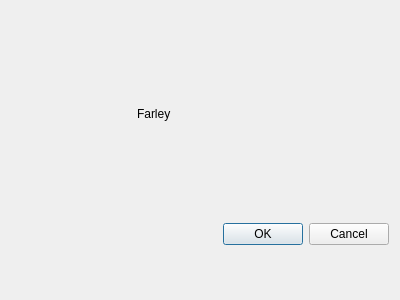
<?xml version="1.0" encoding="UTF-8"?>
<ui version="4.0">
 <class>UserPage</class>
 <widget class="QDialog" name="UserPage">
  <property name="geometry">
   <rect>
    <x>0</x>
    <y>0</y>
    <width>400</width>
    <height>300</height>
   </rect>
  </property>
  <property name="windowTitle">
   <string>Dialog</string>
  </property>
  <layout class="QGridLayout" name="gridLayout">
   <item row="2" column="3">
    <widget class="QDialogButtonBox" name="buttonBox">
     <property name="orientation">
      <enum>Qt::Horizontal</enum>
     </property>
     <property name="standardButtons">
      <set>QDialogButtonBox::Cancel|QDialogButtonBox::Ok</set>
     </property>
    </widget>
   </item>
   <item row="1" column="2">
    <widget class="QLabel" name="label">
     <property name="minimumSize">
      <size>
       <width>120</width>
       <height>120</height>
      </size>
     </property>
     <property name="maximumSize">
      <size>
       <width>60</width>
       <height>60</height>
      </size>
     </property>
     <property name="styleSheet">
      <string notr="true">image: url(:/icon/farley.jpg);</string>
     </property>
     <property name="text">
      <string/>
     </property>
    </widget>
   </item>
   <item row="1" column="3">
    <widget class="QLabel" name="label_2">
     <property name="minimumSize">
      <size>
       <width>0</width>
       <height>60</height>
      </size>
     </property>
     <property name="maximumSize">
      <size>
       <width>16777215</width>
       <height>60</height>
      </size>
     </property>
     <property name="text">
      <string>Farley</string>
     </property>
    </widget>
   </item>
  </layout>
 </widget>
 <resources/>
 <connections>
  <connection>
   <sender>buttonBox</sender>
   <signal>accepted()</signal>
   <receiver>UserPage</receiver>
   <slot>accept()</slot>
   <hints>
    <hint type="sourcelabel">
     <x>248</x>
     <y>254</y>
    </hint>
    <hint type="destinationlabel">
     <x>157</x>
     <y>274</y>
    </hint>
   </hints>
  </connection>
  <connection>
   <sender>buttonBox</sender>
   <signal>rejected()</signal>
   <receiver>UserPage</receiver>
   <slot>reject()</slot>
   <hints>
    <hint type="sourcelabel">
     <x>316</x>
     <y>260</y>
    </hint>
    <hint type="destinationlabel">
     <x>286</x>
     <y>274</y>
    </hint>
   </hints>
  </connection>
 </connections>
</ui>
